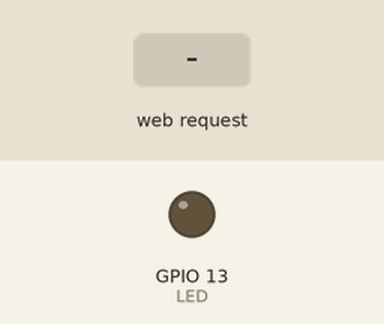
Recording of a sketch running on a simulated ESP8266 (NodeMCU). On the bench: output pins drawn as LEDs (lit = HIGH). The test bench sets the inputs (shaded band). WiFi joins after 1.5 s; servers stay silent unless stated; what the sketch prints to the serial monitor is not drawn.

Above: at 2.7 s.
2.8 s: HTTP request GET /LED=ON received
At 3.8 s:
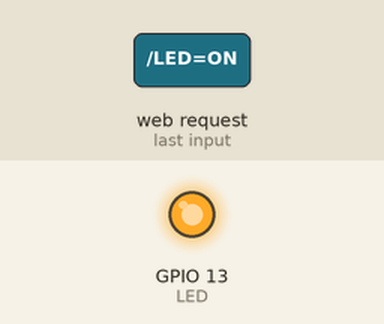
Timing chart, 0 to 5.8 s (numbered marks = the images above; inputs shaded):
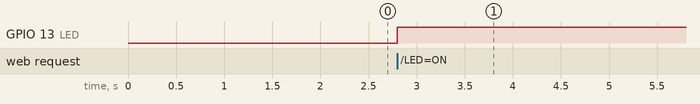

The sketch:

ipFinder.ino
```cpp
#include <ESP8266WiFi.h>
#include <ESP8266HTTPClient.h>
#include <ArduinoJson.h>

const char* ssid     = "IIITDWD-H3-R";
const char* password = "hostel@3r.";

//const char* ssid     = "Nokia 5";
//const char* password = "rohith28";


int LED = 13;   // led connected to GPIO2 (D4)

WiFiServer server(80);


void setup()

{

  Serial.begin(115200); //Default Baudrate

  pinMode(LED, OUTPUT);

  digitalWrite(LED, LOW);


  Serial.print("Connecting to the Newtork");

  WiFi.begin(ssid, password);

  while (WiFi.status() != WL_CONNECTED)

  {

    delay(500);

    Serial.print(".");

  }

  Serial.println("WiFi connected");

  server.begin();  // Starts the Server

  Serial.println("Server started");


  Serial.print("IP Address of network: "); // will IP address on Serial Monitor

  Serial.println(WiFi.localIP());

  Serial.print("Copy and paste the following URL: https://"); // Will print IP address in URL format

  Serial.print(WiFi.localIP());

  Serial.println("/");


}


void loop()

{

  WiFiClient client = server.available();

  if (!client)

  {

    return;

  }

  Serial.println("Waiting for new client");

  while(!client.available())

  {

    delay(1);

  }


  String request = client.readStringUntil('\r');

  Serial.println(request);

  client.flush();


  int value = LOW;

  if(request.indexOf("/LED=ON") != -1)

  {

    digitalWrite(LED, HIGH); // Turn LED ON

    value = HIGH;

  }

  if(request.indexOf("/LED=OFF") != -1)

  {

    digitalWrite(LED, LOW); // Turn LED OFF

    value = LOW;

  }

  HTTPClient http;    //Declare object of class HTTPClient

  String ADCData, station, getData, Link;
  //int adcvalue=analogRead(A0);  //Read Analog value of LDR
  //ADCData = String(adcvalue);   //String to interger conversion
  //station = "B";

  //GET Data
  //getData = "?status=" + ADCData + "&station=" + station ;  //Note "?" added at front
  Link = "https://internetcontrolledpowerswitch.000webhostapp.com/"; // + getData;

  http.begin(Link);     //Specify request destination

  int httpCode = http.GET();            //Send the request
  String payload = http.getString();    //Get the response payload

  Serial.println(httpCode);   //Print HTTP return code
  Serial.println(payload);    //Print request response payload

  http.end();  //Close connection

  delay(5000);  //GET Data at every 5 seconds

//*------------------HTML Page Code---------------------*//


  client.println("HTTP/1.1 200 OK"); //

  client.println("Content-Type: text/html");

  client.println("");

  client.println("<!DOCTYPE HTML>");

  client.println("<html>");


  client.print(" CONTROL LED: ");


  if(value == HIGH)

  {

    client.print("ON");

  }

  else

  {

    client.print("OFF");

  }

  client.println("<br><br>");

  client.println("<a href=\"/LED=ON\"\"><button>ON</button></a>");

  client.println("<a href=\"/LED=OFF\"\"><button>OFF</button></a><br />");

  client.println("</html>");


  delay(1);

  Serial.println("Client disonnected");

  Serial.println("");

}
```

Measured:
- after the input at 2.8 s, GPIO 13 (LED): LOW → HIGH at once
